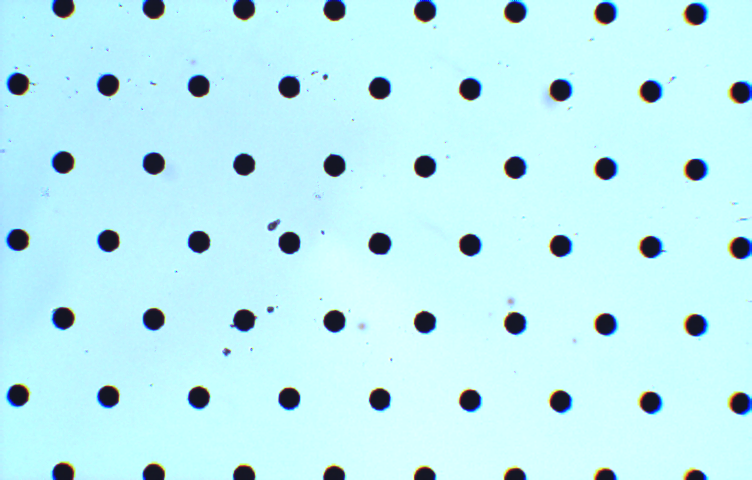
#> input picture 01 Filter.bmp, 752 x 480 px; its folder holds only this picture in this run
$ python LensCorrection.py   (older library calls are emulated)
#> lines starting #> are read from the running program, lines starting #| are printed output that depends on the picture; after the words box and inside, x2 and y2 are one past the last pixel; in counts of white or black regions, pixels touching at a corner belong together
#> further down, img is the input picture: shape (480, 752, 3); mean B, G, R 242.7, 237.6, 188.2
# -*- coding: utf-8 -*-
"""
Created on Mon Sep  3 10:03:31 2018

@author: raman
"""

import numpy as np
import cv2
import matplotlib.pyplot as plt
from os import listdir
import random

def getCircleCenters(image, drawLines = True):

#> called with drawLines = False
    gray = cv2.cvtColor(image,cv2.COLOR_RGB2GRAY)
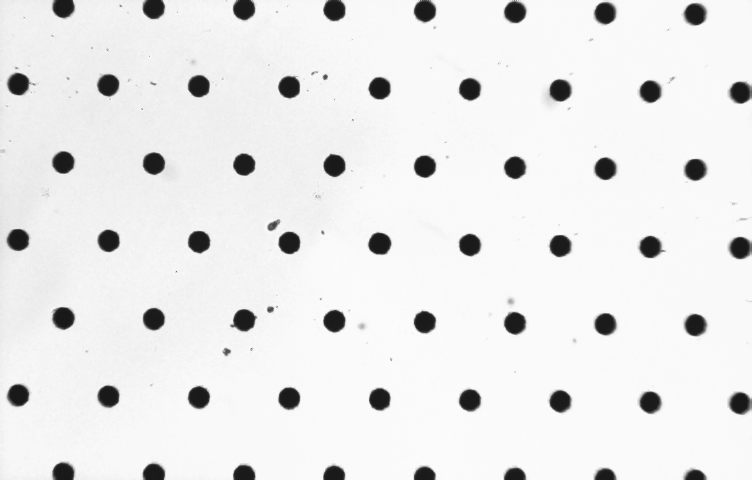
#> gray: shape (480, 752); min 23, max 253, mean 233.5
    retval, thresh = cv2.threshold(gray, 50, 255, cv2.THRESH_BINARY)
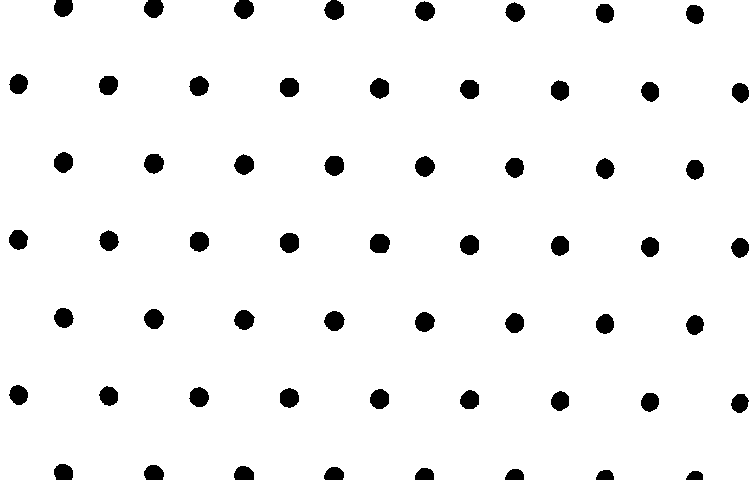
#> thresh: shape (480, 752); 95.4% white; 59 black regions

#    el = cv2.getStructuringElement(cv2.MORPH_ELLIPSE, (5, 5))
    #image = cv2.dilate(image, el, iterations=6)

    #cv2.imwrite("dilated.png", image)

    temp, contours, hierarchy = cv2.findContours(thresh, cv2.RETR_LIST, cv2.CHAIN_APPROX_SIMPLE)
#> contours = 48 contours; largest, box (x1, y1, x2, y2) and area: (0, 0, 752, 480) 356844, (369, 233, 391, 254) 348, (279, 232, 300, 254) 342, (323, 155, 345, 177) 340, (323, 310, 346, 332) 338

    cur_imgpoints = []
    cur_objpoints = []
    radii = []
    distances = []

    pitch = 55/0.616736797576255
    vertPitch = (pitch**2 - pitch**2/4)**0.5

    for contour in contours:
        area = cv2.contourArea(contour)

        # there is one contour that contains all others, filter it out
        if area > 500:
            continue

        br = cv2.boundingRect(contour)
        radii.append(br[2])

        m = cv2.moments(contour)

        center = (np.float32(m['m10'] / m['m00']), np.float32(m['m01'] / m['m00']))
        cur_imgpoints.append(center)

        x, y = center[0], center[1]
        distances.append(((center[0]-image.shape[1]/2)**2 + (center[1]-image.shape[0]/2)**2)**0.5)
#> this loop made 48 passes
#> (area, br, x, y) on passes 1 to 12: (280.5, (730, 393, 20, 21), 739.5, 402.8), (296.5, (640, 392, 20, 21), 649.6, 401.7), (304.5, (550, 390, 20, 22), 559.7, 400.6), (313.5, (459, 389, 21, 21), 469.4, 399.5), (329.5, (369, 388, 21, 22), 379.2, 398.6), (328, (279, 387, 21, 22), 288.9, 397.5), (328.5, (188, 386, 22, 22), 198.7, 396.7), (311.5, (98, 385, 21, 22), 108.4, 395.6), (312, (8, 384, 21, 22), 18.21, 394.5), (297.5, (685, 314, 20, 22), 694.6, 324.5), (308.5, (595, 313, 20, 22), 604.6, 323.6), (317.5, (504, 312, 21, 22), 514.4, 322.7)
#> area on pass 48: 356844.5
#> after the loop, cur_imgpoints = 47 pairs, first value 17.98 to 740.1, second value 10.64 to 402.8; distances = 47 values, max 398.3 at index 0, min 4.61 at index 21, mean 235.4; radii = 47 values, max 23 at index 13, min 19 at index 34, mean 21.04


    print("There are {} circles".format(len(cur_imgpoints)))
#| There are 47 circles

    cur_imgpoints = np.array(cur_imgpoints)

    def rotatePoint(point, origin, angle):
        ox, oy = origin
        px, py = point

        qx = ox + np.cos(angle) * (px - ox) - np.sin(angle) * (py - oy)
        qy = oy + np.sin(angle) * (px - ox) + np.cos(angle) * (py - oy)
        return qx, qy

    def hasCounterPart(point, otherpoints, threshold):
        distances = otherpoints - np.array([point[0], point[1]])
        distances = [(abs(i[0])+abs(i[1])) for i in distances]
        if min(distances) < threshold:
            return True, distances.index(min(distances))
        else:
            return False, distances.index(min(distances))

    #select most important points...
    indexClosestToCenter = np.argmin(distances)
#> indexClosestToCenter = 21
    offsetRelevantPoints = []

    for i in range(5):
        offsetRelevantPoints.append(cur_imgpoints[indexClosestToCenter-2+i])
#> after the loop, offsetRelevantPoints = [[559.6, 245.3], [469.3, 244.6], [379.3, 243.2], [289.1, 242.3], [198.9, 241.2]]

    #get rotation
    rotAngle = np.arctan((offsetRelevantPoints[-1][1] - offsetRelevantPoints[0][1]) /
                         (offsetRelevantPoints[-1][0] - offsetRelevantPoints[0][0]))
#> rotAngle = 0.0114

    centerX, centerY = cur_imgpoints[indexClosestToCenter][0], cur_imgpoints[indexClosestToCenter][1]
#> centerX = 379.3; centerY = 243.2

    #guess row and colindex:
    centerCol = np.round(centerX/pitch)
#> centerCol = 4
    centerRow = np.round(centerY/vertPitch)
#> centerRow = 3
    numCols = int(2*centerCol+2)
#> numCols = 10
    numRows = int(2*centerCol+1)
#> numRows = 9

    startX = centerX - (centerCol+1)*pitch
#> startX = -66.57
    startY = centerY - (centerRow+1)*vertPitch
#> startY = -65.73

    for row in range(numRows):
        for col in range(numCols):

            if row%2 == 0:
                curX = col*pitch + startX
            else:
                curX = col*pitch + startX - pitch/2
            curY = row*vertPitch + startY
            curX, curY = rotatePoint((curX, curY), (centerX, centerY), rotAngle)

            if curX >= 0 and curY >= 0 and curX < image.shape[1] and curY < image.shape[0]:   #in image boundary?
                #has an imgpoint counterpart?
                if hasCounterPart((curX, curY), cur_imgpoints, 20)[0]:
                    cur_objpoints.append((np.float32(curX), np.float32(curY), np.float32(0)))
#> this loop made 9 passes

    cur_objpoints = np.array(cur_objpoints)

    #output image
    if len(cur_imgpoints) > 0:
#        radius = int(np.average(radii)) + 5

        for index, center in enumerate(cur_imgpoints):
            center = (int(center[0]), int(center[1]))
            cv2.circle(image, center, 3, (255, 0, 0), -1)
#            cv2.circle(image, center, radius, (0, 255, 0), 1)

            if index > 0 and drawLines:
                index = int(index)
                cv2.line(img, center, tuple(cur_imgpoints[index-1]), (128, 128, 0))
#> this loop made 47 passes
#> center on passes 1 to 12: [739.5, 402.8], [649.6, 401.7], [559.7, 400.6], [469.4, 399.5], [379.2, 398.6], [288.9, 397.5], [198.7, 396.7], [108.4, 395.6], [18.21, 394.5], [694.6, 324.5], [604.6, 323.6], [514.4, 322.7]
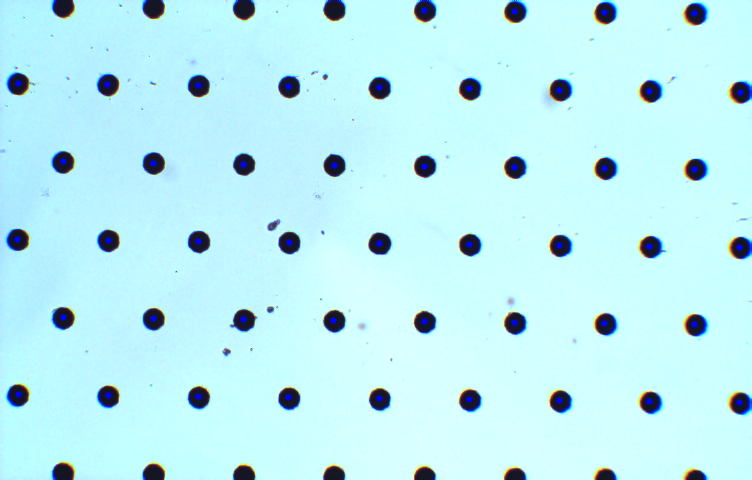
#> image: shape (480, 752, 3); 0.38% of pixels changed, all inside (x1, y1, x2, y2) = (14, 7, 744, 406)

    #reorder obj_points
    cur_imgpoints = [list(i) for i in cur_imgpoints]           #convert to list -> makes deleting of elements by remove method easy
    final_obj_points = []
    remove = []
    for index, imgpoint in enumerate(cur_imgpoints):
        valid, closestIndex = hasCounterPart(imgpoint, cur_objpoints[:, :2], 20)
        if valid:
            final_obj_points.append(cur_objpoints[closestIndex, :])
        else:
            remove.append(imgpoint)
#> this loop made 47 passes
    for i in remove:
        cur_imgpoints.remove(i)
#> this loop made 0 passes

    #select n random points
#    randomIndices = random.sample(list(np.arange(0, len(cur_imgpoints))), 10)
#    cur_imgpoints = [point for index, point in enumerate(cur_imgpoints) if index in randomIndices]
#    final_obj_points = [point for index, point in enumerate(final_obj_points) if index in randomIndices]

    for i in range(image.shape[0]):
        for j in range(image.shape[1]):
            k = i+j**2 + 0.531**4 + 0.38947**6
            k = i+j**2 + 0.531**4 + 0.38947**6
    final_obj_points = np.array(final_obj_points)

# [8 lines of commented-out code are left out]


    for point in final_obj_points:
            x, y = int(point[0]), int(point[1])
            cv2.circle(image, (x, y), 10, (0, 255, 128), 2)
#> this loop made 47 passes
#> point on passes 1 to 12: [734.3, 401.7, 0], [645.1, 400.7, 0], [555.9, 399.7, 0], [466.7, 398.7, 0], [377.6, 397.7, 0], [288.4, 396.6, 0], [199.2, 395.6, 0], [110, 394.6, 0], [20.88, 393.6, 0], [690.6, 324, 0], [601.4, 323, 0], [512.2, 321.9, 0]
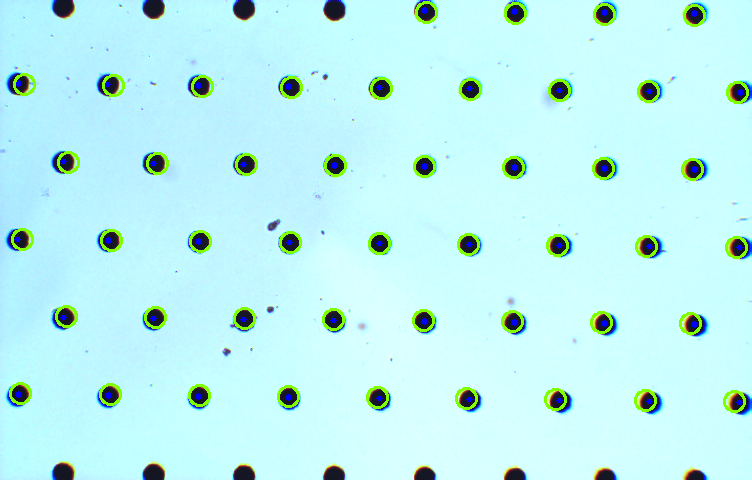
#> image: shape (480, 752, 3); 2.53% of pixels changed, all inside (x1, y1, x2, y2) = (9, 1, 749, 413)


    cur_imgpoints = np.array(cur_imgpoints)

    assert len(cur_imgpoints) == len(final_obj_points), 'len(cur_imgpoints) ({}) != len(final_obj_points) ({})'.format(len(cur_imgpoints), len(final_obj_points))

    return image, cur_imgpoints, np.float32(final_obj_points)

imgs = []
objpoints = []
imgpoints = []

#get images...
files = listdir()
for index, fname in enumerate(files):
    if fname.find('.bmp') > -1:
#        fname = '{} Filter.bmp'.format('0'+str(i+1) if (i+1) < 10 else str(i+1))
        print('processesing', fname)
        img = cv2.imread(fname)
        foundCircles, cur_imgpoints, cur_objpoints = getCircleCenters(img, drawLines=False)

        if index == 0:
#            plt.subplot(221)
            plt.imshow(foundCircles)

        imgpoints.append(cur_imgpoints)
        objpoints.append(cur_objpoints)
        imgs.append(foundCircles)

#Run the Camera Calibration, obtain camera matrix, distortion coefficients, rotation and translation vectors
imgpoints = np.array(imgpoints)
objpoints = np.array(objpoints)
ret, mtx, dist, rvecs, tvecs = cv2.calibrateCamera(objpoints, imgpoints, imgs[0].shape[:2], None, None)

# [38 lines of commented-out code are left out]
